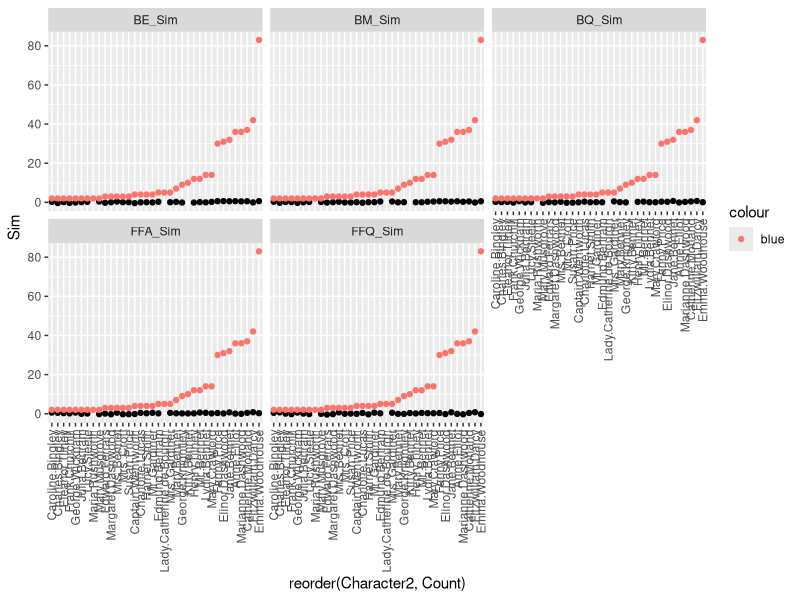
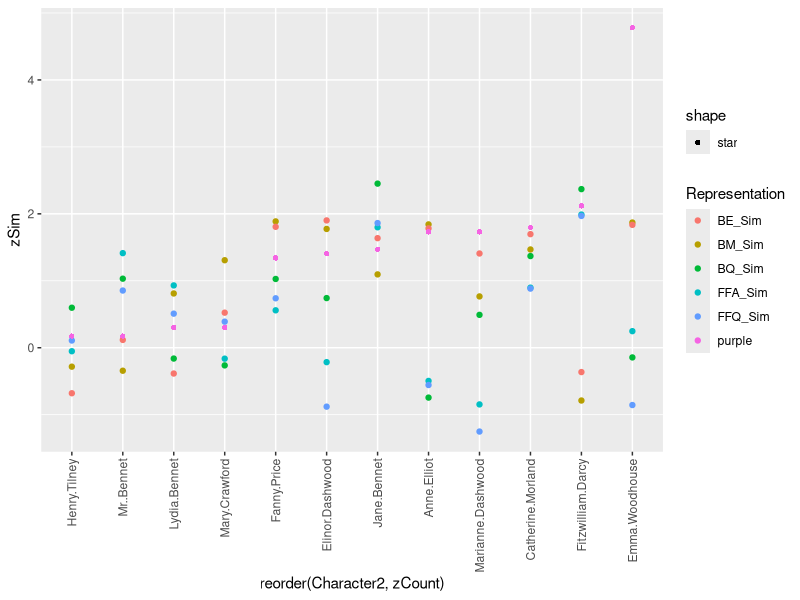
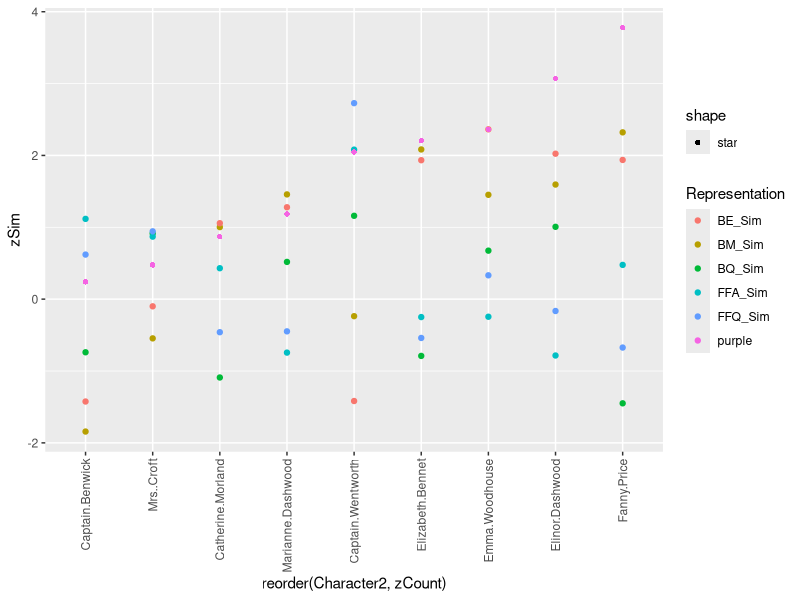
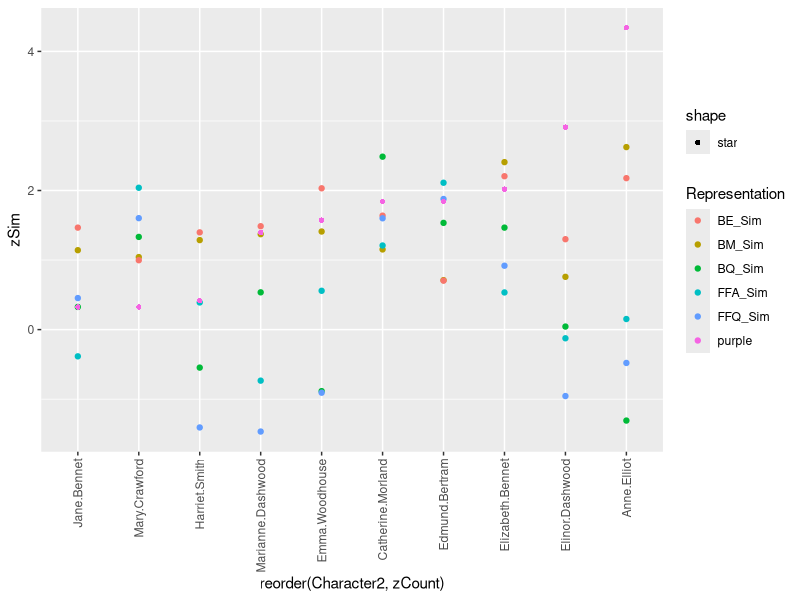
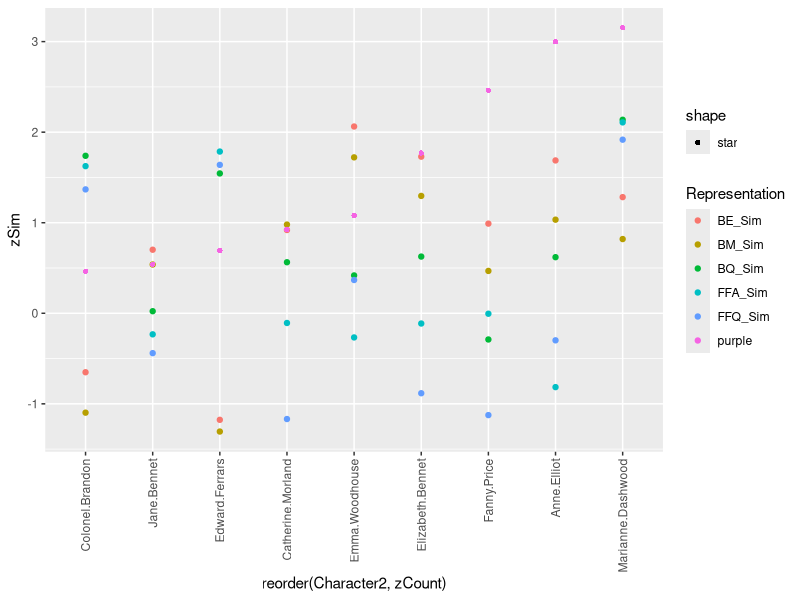
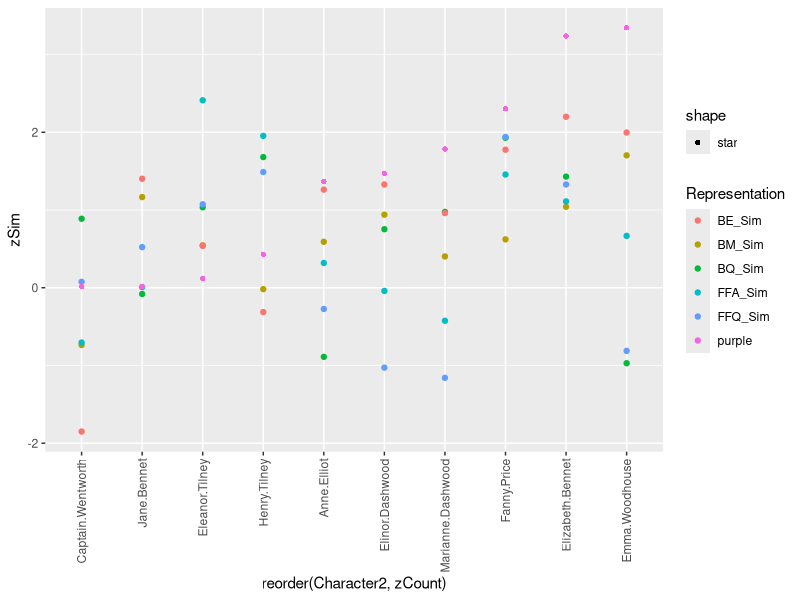
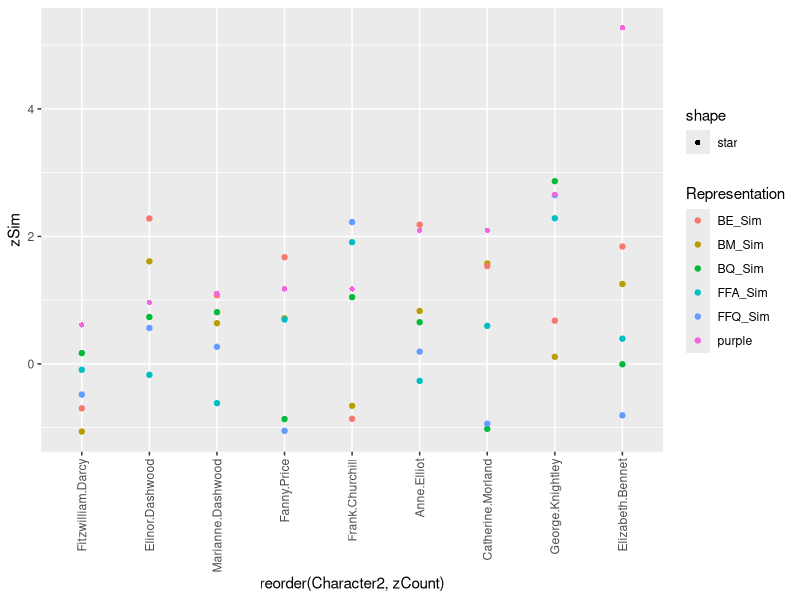

Reproduce these figures in R, in order.
## ---- chunk 1
knitr::opts_chunk$set(echo = TRUE)
library(tidyverse)
library(reshape2)
## ---- chunk 2
bd = read.csv('expert-benchmark.csv',header=TRUE)
bd$Character <- str_replace(bd$Character,' ','.')
bd$Character2 <- str_replace(bd$Character2,' ','.')
## ---- chunk 3
ffe <- read.csv('../data/scaled_fanfic_quotes_similarities.csv')
data1 <- ffe %>% gather(key="Character2",value="FFQ_Sim",2:104)
data1$Character <- str_replace(data1$character,' ','.')
## ---- chunk 4
ffa <- read.csv('../data/scaled_fanfic_assertions_similarities.csv')
data2 <- ffa %>% gather(key="Character2",value="FFA_Sim",2:111)
data2$Character <- str_replace(data2$character,' ','.')
## ---- chunk 5
be <- read.csv('../data/scaled_booknlp_events_similarities.csv')
data3 <- be %>% gather(key="Character2",value="BE_Sim",2:104)
data3$Character <- str_replace(data3$character,' ','.')
## ---- chunk 6
bm <- read.csv('../data/scaled_booknlp_modifiers_similarities.csv')
data4 <- bm %>% gather(key="Character2",value="BM_Sim",2:104)
data4$Character <- str_replace(data4$character,' ','.')
## ---- chunk 7
bq <- read.csv('../data/scaled_booknlp_quotes_similarities.csv')
data5 <- bq %>% gather(key="Character2",value="BQ_Sim",2:99)
data5$Character <- str_replace(data5$character,' ','.')
## ---- chunk 8
all <- merge(data1,bd,all=TRUE,row.names=c('Character','Character2'))
## ---- chunk 9
all1 <- merge(data2,all,all=TRUE,row.names=c('Character','Character2'))
all2 <- merge(data3,all1,all=TRUE,row.names=c('Character','Character2'))
all3 <- merge(data4,all2,all=TRUE,row.names=c('Character','Character2'))
all4 <- merge(data5,all3,all=TRUE,row.names=c('Character','Character2'))
benchmark <- subset(subset(all4,Character!=Character2),Count>0)
## ---- chunk 10
gathered <- na.omit(benchmark) %>% gather(key="dataset",value="sim",4:8)
sum <- gathered %>% group_by(Novel,dataset)  %>% summarize(corSim = cor(sim,Count))
ium <- subset(gathered,Novel!=Novel1) %>% group_by(Novel,dataset)  %>% summarize(corSim = cor(sim,Count))
gathered %>% group_by(dataset)  %>% summarize(corSim = cor(sim,Count))
## ---- chunk 11
b <- gather(benchmark,key="Representation",value="Sim",4:8)
ggplot(data=subset(b,Count>1&Character=="Elizabeth.Bennet")) + geom_point(aes(x=reorder(Character2,Count),y=Sim)) + geom_point(aes(x=reorder(Character2,Count),y=Count,color="blue")) + facet_wrap(~Representation) + theme(axis.text.x = element_text(angle = 90, vjust = 0.5, hjust=1))
## ---- chunk 12
prop <- b %>% group_by(Character,Representation) %>%  mutate(totalMeanS = mean(Sim,na.rm = TRUE),
                                             totalMeanC = mean(Count,na.rm = TRUE),
                                             seS = sd(Sim,na.rm = TRUE),
                                             seC = sd(Count,na.rm = TRUE))

prop <- prop %>% group_by(Character,Representation,Character2)%>% mutate(zSim = (Sim-totalMeanS)/seS,
                                                          zCount = (Count-totalMeanC)/seC)
## ---- chunk 13
ggplot(data=subset(prop,Count>10&Character=="Elizabeth.Bennet"&is.na(zSim)==FALSE),aes(color=Representation)) + geom_point(aes(x=reorder(Character2,zCount),y=zSim)) + geom_point(aes(x=reorder(Character2,zCount),y=zCount,shape="star",color="purple")) + theme(axis.text.x = element_text(angle = 90, vjust = 0.5, hjust=1))
## ---- chunk 14
ggplot(data=subset(prop,Count>6&Character=="Anne.Elliot"&is.na(zSim)==FALSE),aes(color=Representation)) + geom_point(aes(x=reorder(Character2,zCount),y=zSim)) + geom_point(aes(x=reorder(Character2,zCount),y=zCount,shape="star",color="purple")) + theme(axis.text.x = element_text(angle = 90, vjust = 0.5, hjust=1))
## ---- chunk 15
ggplot(data=subset(prop,Count>10&Character=="Fanny.Price"&is.na(zSim)==FALSE),aes(color=Representation)) + geom_point(aes(x=reorder(Character2,zCount),y=zSim)) + geom_point(aes(x=reorder(Character2,zCount),y=zCount,shape="star",color="purple")) + theme(axis.text.x = element_text(angle = 90, vjust = 0.5, hjust=1))
## ---- chunk 16
ggplot(data=subset(prop,Count>10&Character=="Elinor.Dashwood"&is.na(zSim)==FALSE),aes(color=Representation)) + geom_point(aes(x=reorder(Character2,zCount),y=zSim)) + geom_point(aes(x=reorder(Character2,zCount),y=zCount,shape="star",color="purple")) + theme(axis.text.x = element_text(angle = 90, vjust = 0.5, hjust=1))
## ---- chunk 17
ggplot(data=subset(prop,Count>5&Character=="Catherine.Morland"&is.na(zSim)==FALSE),aes(color=Representation)) + geom_point(aes(x=reorder(Character2,zCount),y=zSim)) + geom_point(aes(x=reorder(Character2,zCount),y=zCount,shape="star",color="purple")) + theme(axis.text.x = element_text(angle = 90, vjust = 0.5, hjust=1))
## ---- chunk 18
ggplot(data=subset(prop,Count>14&Character=="Emma.Woodhouse"&is.na(zSim)==FALSE),aes(color=Representation)) + geom_point(aes(x=reorder(Character2,zCount),y=zSim)) + geom_point(aes(x=reorder(Character2,zCount),y=zCount,shape="star",color="purple")) + theme(axis.text.x = element_text(angle = 90, vjust = 0.5, hjust=1))
## ---- chunk 19
results = read.csv('results/all_results.csv',header=TRUE,stringsAsFactors = FALSE)
## ---- chunk 20
subset(results,metric=="Top10success") %>% group_by(excludeNovel,dataset) %>% summarize(meanTop10 = mean(result))
subset(results,metric=="Jaccard") %>% group_by(excludeNovel,dataset) %>% summarize(meanJaccard = mean(result))
subset(results,metric=="KendallTau") %>% group_by(excludeNovel,dataset) %>% summarize(meanTau = mean(result))
